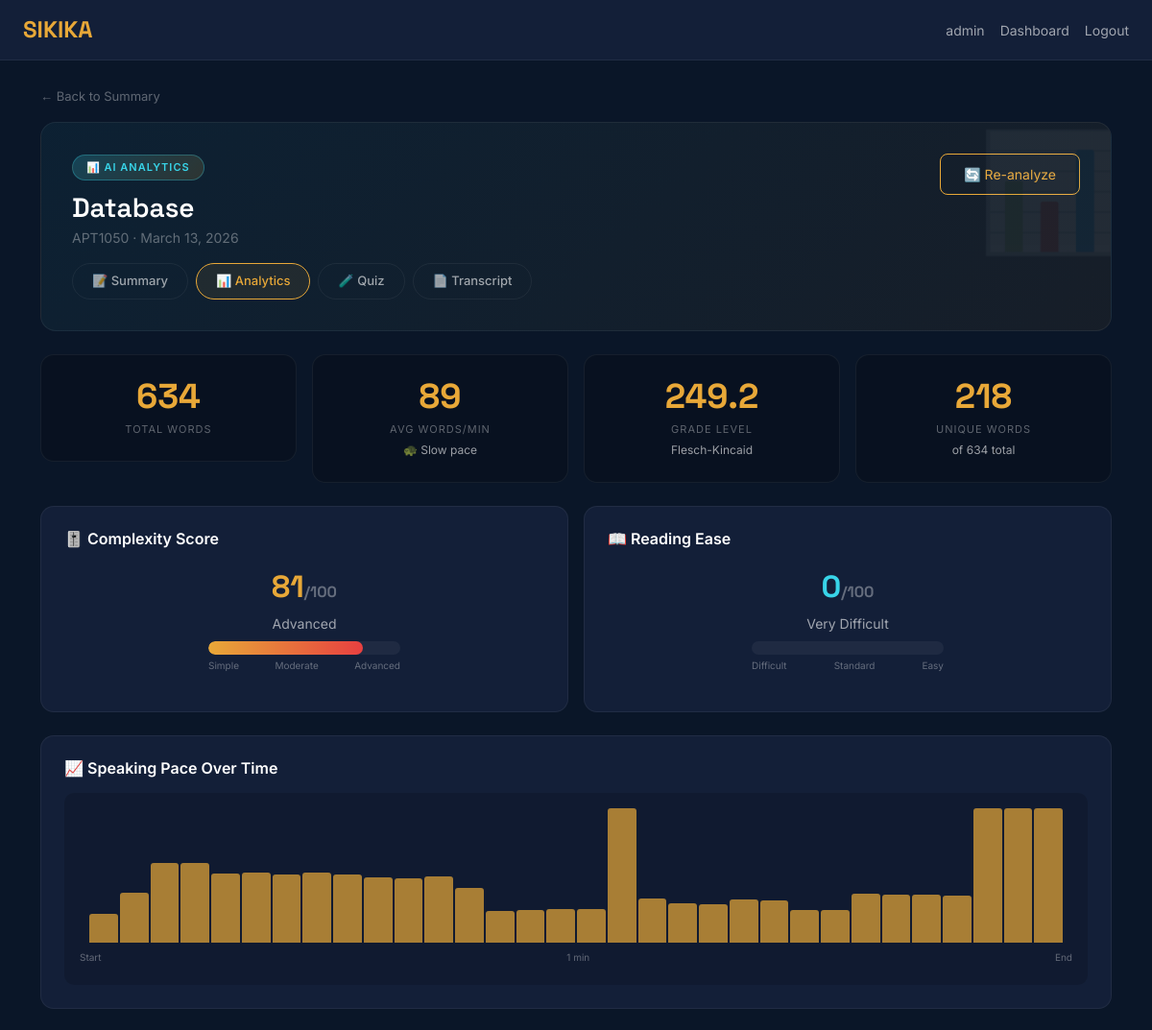
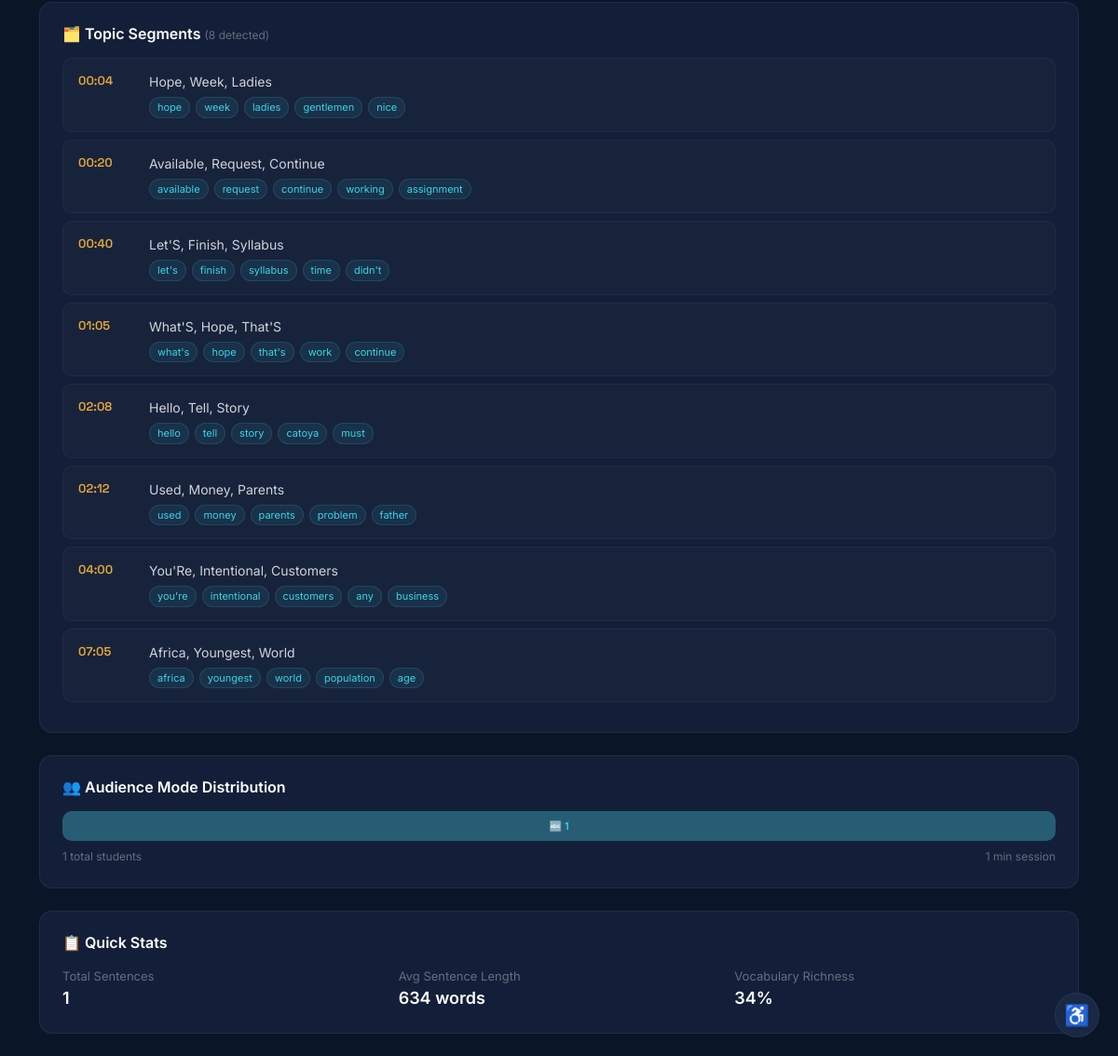
Screenshot of /session/HWL1LO/analytics/ (signed in) with the database file from the repository (2 pictures, top to bottom).
### core/models.py (models this page shows, shortened)
class LectureSession(models.Model):
    STATUS_CHOICES = [
        ('waiting', 'Waiting'),
        ('live', 'Live'),
        ('ended', 'Ended'),
    ]
    lecturer = models.ForeignKey(User, on_delete=models.CASCADE, related_name='sessions')
    title = models.CharField(max_length=200)
    course_code = models.CharField(max_length=50, blank=True)
    session_code = models.CharField(max_length=6, unique=True, editable=False)
    status = models.CharField(max_length=10, choices=STATUS_CHOICES, default='waiting')
    created_at = models.DateTimeField(auto_now_add=True)
    started_at = models.DateTimeField(null=True, blank=True)
    ended_at = models.DateTimeField(null=True, blank=True)

class LectureAnalytics(models.Model):
    session = models.OneToOneField(LectureSession, on_delete=models.CASCADE, related_name='analytics')
    total_words = models.IntegerField(default=0)
    total_sentences = models.IntegerField(default=0)
    unique_words = models.IntegerField(default=0)
    avg_wpm = models.FloatField(default=0)
    complexity_score = models.FloatField(default=0)
    complexity_label = models.CharField(max_length=20, default='')
    reading_ease = models.FloatField(default=0)
    grade_level = models.FloatField(default=0)
    topic_segments = models.JSONField(default=list)
    wpm_timeline = models.JSONField(default=list)
    generated_at = models.DateTimeField(auto_now=True)

### core/views.py (the view)
# urls.py: path('session/<str:session_code>/analytics/', views.session_analytics, name='session_analytics'),
@login_required
def session_analytics(request, session_code):
    session = get_object_or_404(LectureSession, session_code=session_code)
    try:
        analytics = session.analytics
    except LectureAnalytics.DoesNotExist:
        _run_analysis(session)
        analytics = getattr(session, 'analytics', None)
    try:
        summary = session.summary
    except LectureSummary.DoesNotExist:
        summary = None
    attendees = session.attendees.all()
    mode_counts = attendees.values('mode').annotate(count=Count('id'))
    mode_dict = {m['mode']: m['count'] for m in mode_counts}
    duration = None
    if session.started_at and session.ended_at:
        delta = session.ended_at - session.started_at
        duration = int(delta.total_seconds() // 60)
    return render(request, 'core/session_analytics.html', {
        'session': session,
        'analytics': analytics,
        'summary': summary,
        'mode_counts': mode_dict,
        'duration': duration,
        'attendee_count': attendees.count(),
    })

### core/templatetags/core_filters.py (called while the page is built)
@register.filter
def bar_height(wpm):
    try:
        return min(100, max(5, (float(wpm) / 250) * 100))
    except (ValueError, TypeError):
        return 5

@register.filter
def format_mmss(seconds):
    try:
        s = int(float(seconds))
        return f"{s // 60:02d}:{s % 60:02d}"
    except (ValueError, TypeError):
        return "00:00"

@register.filter
def div_safe(value, divisor):
    try:
        if int(divisor) == 0:
            return 0
        return round(int(value) / int(divisor))
    except (ValueError, TypeError, ZeroDivisionError):
        return 0

@register.filter
def pct_of(part, whole):
    try:
        if int(whole) == 0:
            return 0
        return round((int(part) / int(whole)) * 100)
    except (ValueError, TypeError, ZeroDivisionError):
        return 0

### templates/core/session_analytics.html (shortened to what this page needs)
{% extends 'core/base.html' %}
{% load core_filters %}
{% block content %}
<div class="container mt-4">
    <div class="mb-3">
        <a href="{% url 'session_summary' session.session_code %}" style="color:var(--text-muted); font-size:13px; text-decoration:none;">← Back to Summary</a>
    </div>
    <div class="analytics-hero mb-4">
        <div class="d-flex justify-content-between align-items-start flex-wrap gap-3 mb-3">
            <div>
                <span style="display:inline-flex;align-items:center;gap:6px;background:linear-gradient(135deg,rgba(56,212,232,0.2),rgba(232,168,56,0.15));border:1px solid rgba(56,212,232,0.3);border-radius:100px;padding:4px 14px;font-size:11px;font-weight:600;letter-spacing:1px;color:var(--cyan);">📊 AI ANALYTICS</span>
                <h3 style="font-family:var(--font-heading); font-weight:600; margin-top:12px; margin-bottom:4px;">{{ session.title }}</h3>
                <p class="text-muted mb-0" style="font-size:14px;">{{ session.course_code }} &middot; {{ session.created_at|date:"F d, Y" }}</p>
            </div>
            <a href="{% url 'analyze_session' session.session_code %}" class="btn btn-outline-sikika btn-sm">🔄 Re-analyze</a>
        </div>
        <div class="nav-pills-ai">
            <a href="{% url 'session_summary' session.session_code %}">📝 Summary</a>
            <a href="{% url 'session_analytics' session.session_code %}" class="active">📊 Analytics</a>
            <a href="{% url 'session_quiz' session.session_code %}">🧪 Quiz</a>
            <a href="{% url 'session_transcript' session.session_code %}">📄 Transcript</a>
        </div>
    </div>
    {% if analytics %}
    <div class="row g-3 mb-4">
        <div class="col-6 col-md-3">
            <div class="metric-card">
                <div class="metric-value">{{ analytics.total_words }}</div>
                <div class="metric-label">Total Words</div>
            </div>
        </div>
        <div class="col-6 col-md-3">
            <div class="metric-card">
                <div class="metric-value">{{ analytics.avg_wpm|floatformat:"0" }}</div>
                <div class="metric-label">Avg Words/Min</div>
                <div class="metric-sub">
                    {% if analytics.avg_wpm < 100 %}🐢 Slow pace
                    {% elif analytics.avg_wpm < 150 %}✅ Good pace
                    {% elif analytics.avg_wpm < 180 %}⚡ Fast pace
                    {% else %}🔥 Very fast{% endif %}
                </div>
            </div>
        </div>
        <div class="col-6 col-md-3">
            <div class="metric-card">
                <div class="metric-value">{{ analytics.grade_level|floatformat:"1" }}</div>
                <div class="metric-label">Grade Level</div>
                <div class="metric-sub">Flesch-Kincaid</div>
            </div>
        </div>
        <div class="col-6 col-md-3">
            <div class="metric-card">
                <div class="metric-value">{{ analytics.unique_words }}</div>
                <div class="metric-label">Unique Words</div>
                <div class="metric-sub">of {{ analytics.total_words }} total</div>
            </div>
        </div>
    </div>
    <div class="row g-3 mb-4">
        <div class="col-md-6">
            <div class="card-dark p-4">
                <h6 style="font-weight:600; margin-bottom:16px;">🎚️ Complexity Score</h6>
                <div class="text-center mb-2">
                    <span style="font-size:32px; font-weight:700; font-family:var(--font-heading); color:var(--orange);">{{ analytics.complexity_score|floatformat:"0" }}<span style="font-size:16px; color:var(--text-muted);">/100</span></span>
                    <div style="font-size:14px; color:var(--text-secondary); margin-top:4px;">{{ analytics.complexity_label }}</div>
                </div>
                <div class="gauge-container">
                    <div class="gauge-bg">
                        <div class="gauge-fill {% if analytics.complexity_score < 40 %}low{% elif analytics.complexity_score < 70 %}medium{% else %}high{% endif %}" style="width:{{ analytics.complexity_score }}%"></div>
                    </div>
                    <div class="gauge-labels">
                        <span>Simple</span><span>Moderate</span><span>Advanced</span>
                    </div>
                </div>
            </div>
        </div>
        <div class="col-md-6">
            <div class="card-dark p-4">
                <h6 style="font-weight:600; margin-bottom:16px;">📖 Reading Ease</h6>
                <div class="text-center mb-2">
                    <span style="font-size:32px; font-weight:700; font-family:var(--font-heading); color:var(--cyan);">{{ analytics.reading_ease|floatformat:"0" }}<span style="font-size:16px; color:var(--text-muted);">/100</span></span>
                    <div style="font-size:14px; color:var(--text-secondary); margin-top:4px;">
                        {% if analytics.reading_ease >= 90 %}Very Easy
                        {% elif analytics.reading_ease >= 70 %}Fairly Easy
                        {% elif analytics.reading_ease >= 50 %}Standard
                        {% elif analytics.reading_ease >= 30 %}Difficult
                        {% else %}Very Difficult{% endif %}
                    </div>
                </div>
                <div class="gauge-container">
                    <div class="gauge-bg">
                    </div>
                    <div class="gauge-labels">
                        <span>Difficult</span><span>Standard</span><span>Easy</span>
                    </div>
                </div>
            </div>
        </div>
    </div>
    {% if analytics.wpm_timeline %}
    <div class="card-dark p-4 mb-4">
        <h6 style="font-weight:600; margin-bottom:16px;">📈 Speaking Pace Over Time</h6>
        <div class="wpm-chart">
            <div class="wpm-bar-container" id="wpmChart">
                {% for point in analytics.wpm_timeline %}
                {% if point.wpm > 0 %}
                <div class="wpm-bar" data-wpm="{{ point.wpm|floatformat:'0' }} WPM" style="height: {{ point.wpm|bar_height }}%;"></div>
                {% endif %}
                {% endfor %}
            </div>
            <div class="chart-axis">
                <span>Start</span>
                {% if duration %}<span>{{ duration }} min</span>{% endif %}
                <span>End</span>
            </div>
        </div>
    </div>
    {% endif %}
    {% if analytics.topic_segments %}
    <div class="card-dark p-4 mb-4">
        <h6 style="font-weight:600; margin-bottom:16px;">🗂️ Topic Segments <span style="font-size:12px; color:var(--text-muted); font-weight:400;">({{ analytics.topic_segments|length }} detected)</span></h6>
        {% for topic in analytics.topic_segments %}
        <div class="topic-segment">
            <div class="topic-time">
                {% with secs=topic.start_seconds %}
                {{ secs|format_mmss }}
                {% endwith %}
            </div>
            <div>
                <div class="topic-label">{{ topic.label }}</div>
                {% if topic.keywords %}
                <div class="topic-keywords">
                    {% for kw in topic.keywords %}
                    <span class="topic-kw">{{ kw }}</span>
                    {% endfor %}
                </div>
                {% endif %}
            </div>
        </div>
        {% endfor %}
    </div>
    {% endif %}
    {% if attendee_count > 0 %}
    <div class="card-dark p-4 mb-4">
        <h6 style="font-weight:600; margin-bottom:16px;">👥 Audience Mode Distribution</h6>
        <div class="mode-bar">
            {% if mode_counts.caption %}
            <div class="mode-bar-seg mode-bar-caption" style="width:{% widthratio mode_counts.caption attendee_count 100 %}%">🔤 {{ mode_counts.caption }}</div>
            {% endif %}
        </div>
        <div class="d-flex justify-content-between" style="font-size:12px; color:var(--text-muted);">
            <span>{{ attendee_count }} total students</span>
            {% if duration %}<span>{{ duration }} min session</span>{% endif %}
        </div>
    </div>
    {% endif %}
    <div class="card-dark p-4 mb-4">
        <h6 style="font-weight:600; margin-bottom:16px;">📋 Quick Stats</h6>
        <div class="row g-3">
            <div class="col-6 col-md-4">
                <div style="font-size:13px; color:var(--text-muted);">Total Sentences</div>
                <div style="font-size:18px; font-weight:600;">{{ analytics.total_sentences }}</div>
            </div>
            <div class="col-6 col-md-4">
                <div style="font-size:13px; color:var(--text-muted);">Avg Sentence Length</div>
                <div style="font-size:18px; font-weight:600;">{{ analytics.total_words|div_safe:analytics.total_sentences }} words</div>
            </div>
            <div class="col-6 col-md-4">
                <div style="font-size:13px; color:var(--text-muted);">Vocabulary Richness</div>
                <div style="font-size:18px; font-weight:600;">{{ analytics.unique_words|pct_of:analytics.total_words }}%</div>
            </div>
        </div>
    </div>
    {% else %}
    <div class="card-dark p-5 text-center">
        <p style="font-size:48px; margin-bottom:16px;">📊</p>
        <p style="color:var(--text-secondary);">No analytics available yet.</p>
        <a href="{% url 'analyze_session' session.session_code %}" class="btn btn-sikika">Generate Analytics</a>
    </div>
    {% endif %}
</div>
{% endblock %}

### templates/core/base.html (shortened to what this page needs)
{% load static %}
<!DOCTYPE html>
<html lang="en">
<head>
    <link href="https://cdn.jsdelivr.net/npm/bootstrap@5.3.3/dist/css/bootstrap.min.css" rel="stylesheet">
    <link href="https://fonts.cdnfonts.com/css/opendyslexic" rel="stylesheet">
</head>
<body role="document">
    <nav class="navbar navbar-expand-lg navbar-dark px-4" role="navigation" aria-label="Main navigation">
        <a class="navbar-brand" href="{% url 'home' %}" aria-label="SIKIKA Home">SIKIKA</a>
        <div class="ms-auto d-flex align-items-center gap-3">
            {% if user.is_authenticated %}
                <span class="nav-link" aria-hidden="true">{{ user.username }}</span>
                <a href="{% url 'dashboard' %}" class="nav-link">Dashboard</a>
                <a href="{% url 'logout' %}" class="nav-link">Logout</a>
            {% else %}
                <a href="{% url 'login' %}" class="nav-link">Login</a>
                <a href="{% url 'register' %}" class="btn btn-sikika btn-sm">Register</a>
            {% endif %}
        </div>
    </nav>
    <main id="main-content" role="main">
        {% block content %}{% endblock %}
    </main>
    {% if user.is_authenticated %}
    <div class="a11y-panel" role="region" aria-label="Accessibility controls">
        <div class="a11y-toggle" onclick="toggleA11yMenu()" title="Accessibility Settings" aria-label="Accessibility Settings" tabindex="0">♿</div>
    </div>
    {% endif %}
</body>
</html>

### rows the page displays
LectureSession: title "Database", course_code "APT1050", created_at "March 13, 2026"
LectureAnalytics: total_words "634", avg_wpm "89", grade_level "249.2", unique_words "218", complexity_score "81", complexity_label "Advanced", reading_ease "0", topic_segments|length "8", total_sentences "1", total_words|div_safe "634", unique_words|pct_of "34"

### other values shown
{{ user.username }} "admin"
{{ duration }} "1"
{{ secs|format_mmss }} "00:04" "00:20" "00:40" "01:05" "02:08" "02:12" "04:00" "07:05"
{{ topic.label }} "Hope, Week, Ladies" "Available, Request, Continue" "Let'S, Finish, Syllabus" "What'S, Hope, That'S" "Hello, Tell, Story" "Used, Money, Parents" "You'Re, Intentional, Customers" "Africa, Youngest, World"
{{ kw }} "hope" "week" "ladies" "gentlemen" "nice" "available" "request" "continue" "working" "assignment" "let's" "finish" "syllabus" "time" "didn't" "what's" "hope" "that's" "work" "continue" "hello" "tell" "story" "catoya" "must" "used" "money" "parents" "problem" "father" "you're" "intentional" "customers" "any" "business" "africa" "youngest" "world" "population" "age"
{{ mode_counts.caption }} "1"
{{ attendee_count }} "1"
